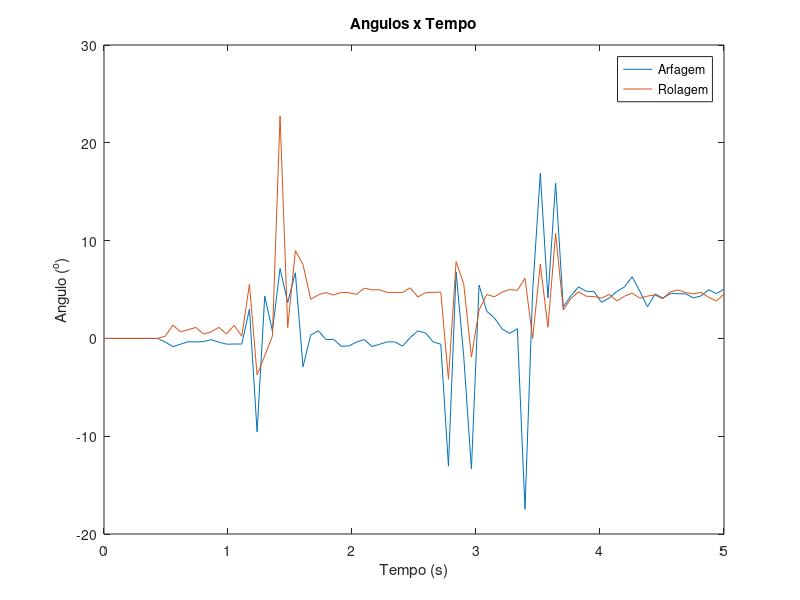
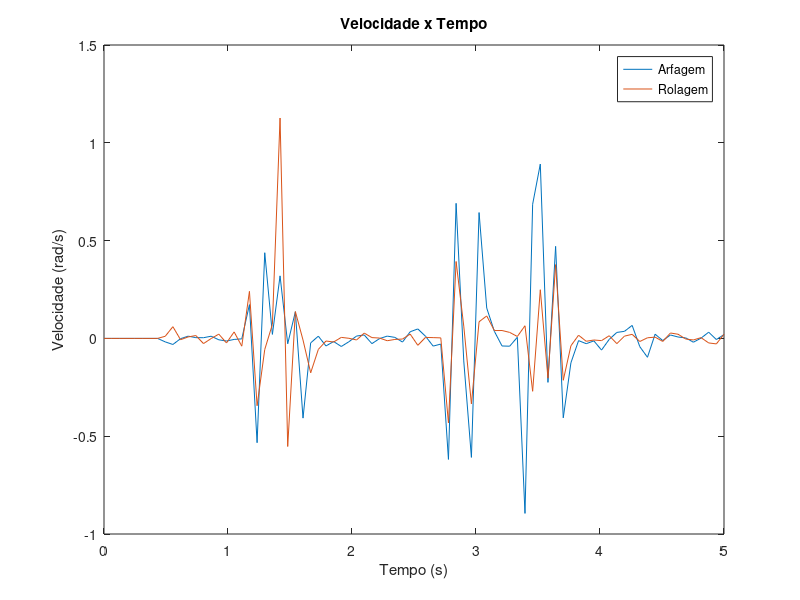
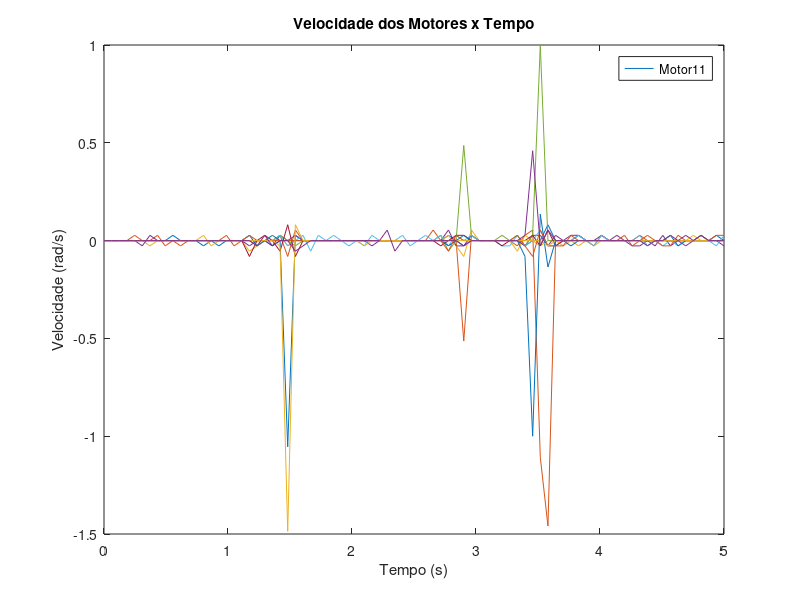

MATLAB code to generate these figures, in order:
clear all
close all
load('data.mat');
size = num2str(pitch_angle_size-1);
tsim = 5;
eval(['pitch_angle' '=' 'pitch_angle_0_' num2str(size)]);
eval(['roll_angle' '=' 'roll_angle_0_' num2str(size)]);
eval(['pitch_speed' '=' 'pitch_speed_0_' num2str(size)]);
eval(['roll_speed' '=' 'roll_speed_0_' num2str(size)]);

t = (0:length(pitch_angle)-1)*tsim/(length(pitch_angle)-1);

plot(t,pitch_angle);
hold on
plot(t,roll_angle);
legend('Arfagem','Rolagem');
title('Angulos x Tempo');
xlabel('Tempo (s)');
ylabel('Angulo (^o)');

figure

plot(t,pitch_speed);
hold on
plot(t,roll_speed);
legend('Arfagem','Rolagem');
title('Velocidade x Tempo');
xlabel('Tempo (s)');
ylabel('Velocidade (rad/s)');

figure
for i=1:11
eval(['v_motor' '=' 'v_motor' num2str(i) '_0_' num2str(size)]);
plot(t,v_motor);
hold on
legend(['Motor' num2str(i)]);
title('Velocidade dos Motores x Tempo');
xlabel('Tempo (s)');
ylabel('Velocidade (rad/s)');
end